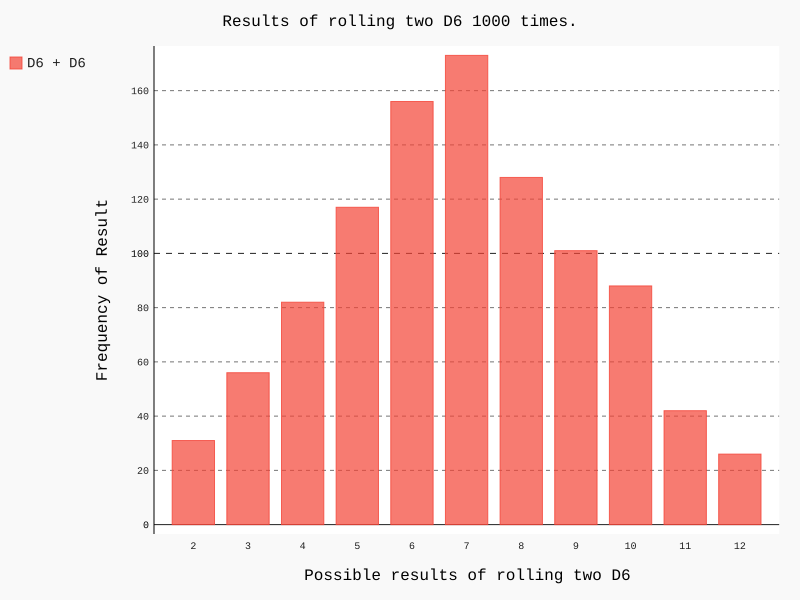

Python code for this plot:
import pygal

from die import Die

# Create two D6 dice.
die_1 = Die()
die_2 = Die()

#  Make some rolls, and store the results in a list.
results = []
for roll_num in range(1000):
    result = die_1.roll() + die_2.roll()
    results.append(result)

# Analyze the results.
frequencies = []
max_result = die_1.num_sides + die_2.num_sides

for value in range(2, max_result+1):
    frequency = results.count(value)
    frequencies.append(frequency)

# Visualize th results
hist = pygal.Bar()

hist.title = "Results of rolling two D6 1000 times."
hist.x_labels = ['2', '3', '4', '5', '6', '7', '8', '9', '10', '11', '12']
hist.x_title = "Possible results of rolling two D6"
hist.y_title = "Frequency of Result"

hist.add('D6 + D6', frequencies)
hist.render_to_file('dice.visual.svg')
